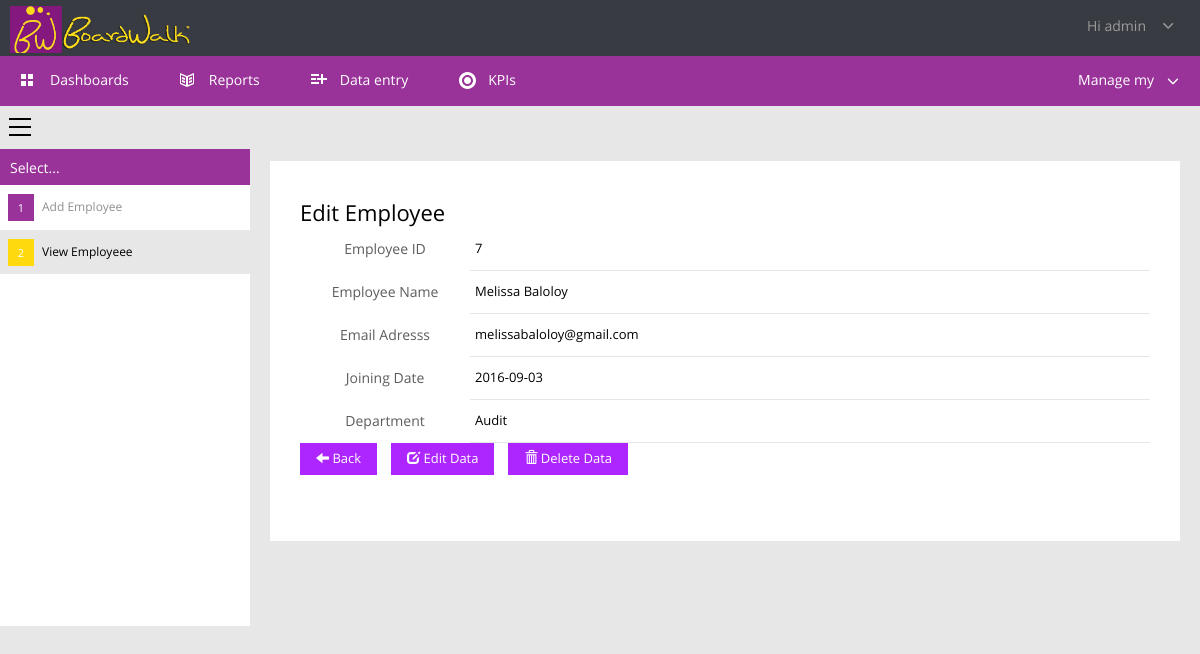
/manager/employee.php?userId=7 (signed in), run on the app's committed database.
### tables this page shows
CREATE TABLE IF NOT EXISTS `users` (
  `userId` int(11) NOT NULL AUTO_INCREMENT,
  `userFname` varchar(255) NOT NULL,
  `userLname` varchar(255) NOT NULL,
  `userName` varchar(30) NOT NULL,
  `Name` varchar(255) NOT NULL,
  `userEmail` varchar(60) NOT NULL,
  `userPass` varchar(255) NOT NULL,
  `userDate` date NOT NULL,
  `deptId` int(10) NOT NULL,
  `userRole` varchar(255) NOT NULL,
  `userType` int(50) NOT NULL,
  PRIMARY KEY (`userId`),
  UNIQUE KEY `userEmail` (`userEmail`)
);

CREATE TABLE IF NOT EXISTS `departments` (
  `deptId` int(2) NOT NULL AUTO_INCREMENT,
  `deptName` varchar(256) NOT NULL,
  `deptDesc` varchar(512) NOT NULL,
  `deptHead` varchar(256) NOT NULL,
  PRIMARY KEY (`deptId`)
);

### manager/employee.php (the view, shortened to what this page needs)
<?php
	$res=mysql_query("SELECT * FROM users WHERE userId=".$_SESSION['user']);
	$userRow=mysql_fetch_array($res);
?>
<!DOCTYPE html>
<html idmmzcc-ext-docid="468572160"><head>
	<link rel="stylesheet" type="text/css" media="print" href="files/css.css">
	<link href="files/css_003.css" rel="stylesheet" type="text/css">
    <link href="files/css_002.css" rel="stylesheet">
	<link href="files/dark.css" rel="stylesheet">
	<link href="files/blue.css" rel="stylesheet">
	<link href="css/bootstrap2.min.css" rel="stylesheet">
    <div class="header-status-bar">
        <span class="company-details" data-is-logo="true" style="background-image:url('logoo.png')"></span>
    <div><a class="profile"><i class="small-profile" data-item-id="84908" data-size="30x30" style="background-image:url('/Shared/_ProfileImage/84908?size=30x30')"></i><span>Hi <?php echo $userRow['userName']; ?></span><svg viewBox="-4 -6 22 22" class="init"><path d="M1.8,0c0.2,0,0.4,0.1,0.6,0.2L7.2,5l4.7-4.7c0.3-0.3,0.9-0.3,1.2,0c0.2,0.2,0.2,0.4,0.2,0.6s-0.1,0.4-0.2,0.6L7.8,6.8       c-0.3,0.3-0.9,0.3-1.2,0L1.2,1.5c-0.3-0.3-0.3-0.9,0-1.2C1.4,0.1,1.6,0,1.8,0z" xmlns="http://www.w3.org/2000/svg"></path></svg></a></div>
    </div>
<div class="tab-menu screen">
     <ul class="tab-menu">
<li><a href="dashboards.php?deptId=1"><svg class="init"><path d="M6,7H1V2h5V7z M13,2H8v5h5V2z M6,9H1v5h5V9z M13,9H8v5h5V9z" xmlns="http://www.w3.org/2000/svg"></path></svg><span>Dashboards</span></a></li>
<li><a href="reports.php?deptId=1"><svg class="init"><path d="M8,4L1,1v11l7,3l7-3V1 M8,4 M7,13l-5-2V3l5,2V13z M14,11l-5,2V5l5-2V11z M3,5l3,1v2L3,7V5z M3,8l3,1v2l-3-1V8z M13,7l-3,1       V6l3-1V7z M13,10l-3,1V9l3-1V10z" xmlns="http://www.w3.org/2000/svg"></path></svg><span>Reports</span></a></li>
<li><a href="dataentry.php?deptId=1"><svg class="init"><path d="M17,8h-4v4h-2V8H7V6h4V2h2v4h4V8z M1,4h8V2H1V4z M1,8h5V6H1V8z M1,12h8v-2H1V12z" xmlns="http://www.w3.org/2000/svg"></path></svg><span>Data entry</span></a></li>
<li><a href="kpi.php?deptId=1"><span>KPIs</span></a></li>
 </ul>
    <div class="manage-my"><span>Manage my</span><svg viewBox="0 -9 24 24" class="init"><path d="M1.8,0c0.2,0,0.4,0.1,0.6,0.2L7.2,5l4.7-4.7c0.3-0.3,0.9-0.3,1.2,0c0.2,0.2,0.2,0.4,0.2,0.6s-0.1,0.4-0.2,0.6L7.8,6.8       c-0.3,0.3-0.9,0.3-1.2,0L1.2,1.5c-0.3-0.3-0.3-0.9,0-1.2C1.4,0.1,1.6,0,1.8,0z" xmlns="http://www.w3.org/2000/svg"></path></svg></div>
</div>
<div class="columns">
    <div class="columns-row">
        <div class="column-left">
            <a href="#" class="menu-button" title="Select"><svg class="init"><path style="fill: black;" d="M23,2H1V0h22V2z M23,8H1v2h22V8z M23,16H1v2h22V16z" xmlns="http://www.w3.org/2000/svg"></path></svg></a>
            <h4>Select...</h4>
            <a href="addemployee.php" class="category"><b>1</b><span>Add Employee</span></a>
			 <a class="category selected"><b>2</b><span>View Employeee</span></a>
        </div>
        <div class="column-right">
		<div class="reports">
		<div class="reports-options screen"></div>
		<div class="report">
		<div class="container">
		<div class="content">
			<h2>Edit Employee</h2>
			<hr />
			<?php
			$userId = $_GET['userId'];
			$sql = mysql_query("SELECT userId,userFname,userLname,userEmail,userDate,d.deptName AS deptName FROM users u,departments d WHERE u.deptId=d.deptId AND userId=$userId");
			if(mysql_num_rows($sql) == 0){
				header("Location: viewemployee.php");
			}else{
				$row = mysql_fetch_assoc($sql);
			}
			?>
			<table class="kpis">
				<tr>
					<th width="20%">Employee ID</th>
					<td><?php echo $row['userId']; ?></td>
				</tr>
				<tr>
					<th>Employee Name</th>
					<td><?php echo ucfirst($row['userFname'])." ".ucfirst($row['userLname']); ?></td>
				</tr>
				<tr>
					<th>Email Adresss</th>
					<td><?php echo $row['userEmail']; ?></td>
				</tr>
				<tr>
					<th>Joining Date</th>
					<td><?php echo $row['userDate']; ?></td>
				</tr>
				<tr>
					<th>Department</th>
					<td><?php echo $row['deptName']; ?></td>
				</tr>
				</table>
			<a href="viewemployee.php" class="button-green"><span class="glyphicon glyphicon-arrow-left" aria-hidden="true"></span> Back</a>
			<a href="editemployee.php?userId=<?php echo $row['userId']; ?>" class="button-green"><span class="glyphicon glyphicon-edit" aria-hidden="true"></span> Edit Data</a>
			<a href="viewemployee.php?action=delete&userId=<?php echo $row['userId']; ?>" class="button-green" onclick="return confirm('Are you sure to delete this employee? <?php echo  ucfirst($row['userFname'])." ".ucfirst($row['userLname']); ?>')"><span class="glyphicon glyphicon-trash" aria-hidden="true"></span> Delete Data</a>
		</div>
	</div>
		</div></div></div>
    </div>
</div>
<div class="ui-helper-hidden-accessible" aria-relevant="additions" aria-live="assertive" role="log"></div></body></html>

### manager/files/css.css (style rules this page uses)
html,body { min-width: 0; background-color: #fff !important; }
h2 { color: #424141; font-size: 12px; text-shadow: none; line-height: 30px; float: none; padding-left: 10px; }
.screen { visibility: hidden !important; display: none !important; }
div.header-status-bar { height: 60px; padding: 10px 0 0 10px; min-width: 0; background: none; display: block; clear: both; }
div.header-status-bar>span { color: #000; font-size: 20px; width: auto; text-shadow: none; }
div.header-status-bar>div { visibility: hidden; display: none; }

### manager/files/dark.css (style rules this page uses)
div.header-status-bar { background-color:#383b42 }
div.header-status-bar>span { color:#fff }

### manager/files/blue.css (style rules this page uses)
div.tab-menu { background-color:#993399; }

### data on the page
users: userName "admin"
users: userId "7", userFname "Melissa", userLname "Baloloy", userEmail "melissabaloloy@gmail.com", userDate "2016-09-03", deptId.deptName "Audit"
